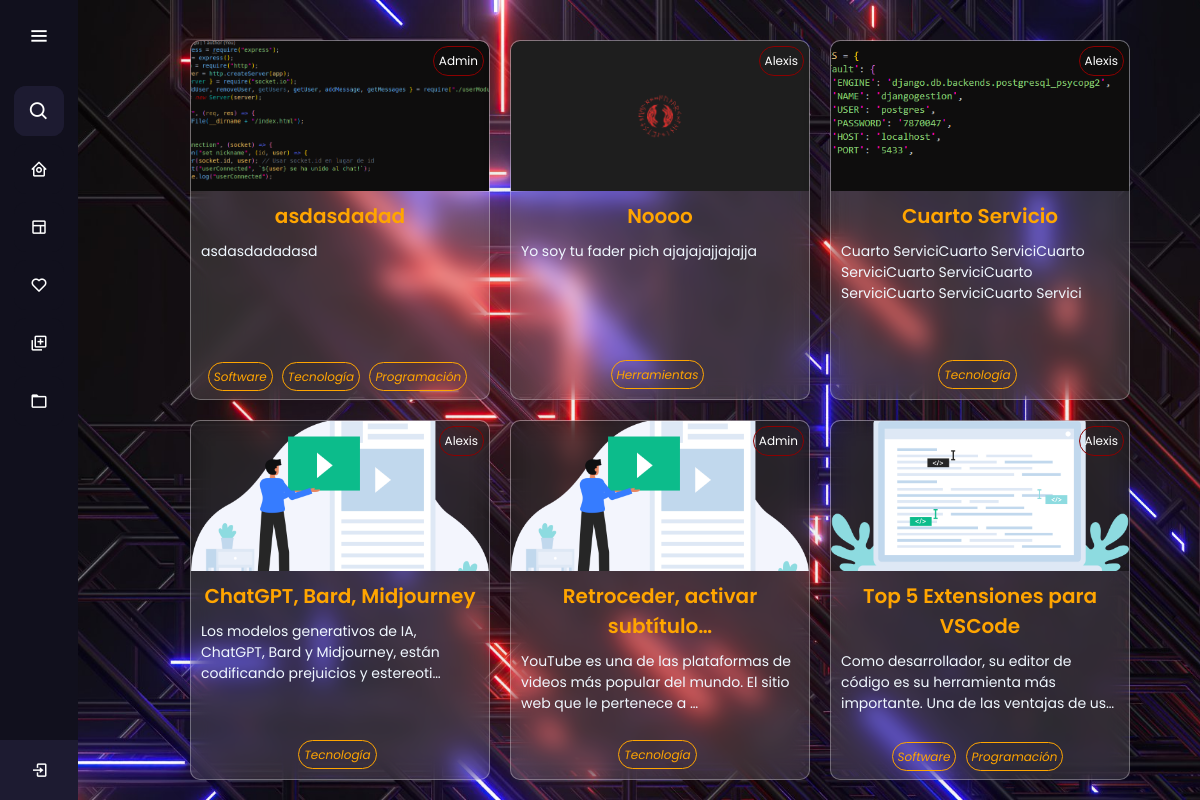
Screenshot of /blog/ with the database file from the repository.
### blog_app/models.py (models this page shows, shortened)
class Post(models.Model):
    titulo = models.CharField(max_length=50)
    contenido = models.TextField()
    imagen = models.ImageField(upload_to='post', null=True)
    autor = models.ForeignKey(User, on_delete=models.CASCADE)
    categoria = models.ManyToManyField(Categoria)
    created = models.DateTimeField(auto_now_add=True)
    updated = models.DateTimeField(auto_now_add=True)
    class Meta:
        verbose_name = 'post'
        verbose_name_plural = 'posts'

class Categoria(models.Model):
    nombre = models.CharField(max_length=50)
    created = models.DateTimeField(auto_now_add=True)
    updated = models.DateTimeField(auto_now_add=True)
    class Meta:
        verbose_name = 'categoria'
        verbose_name_plural = 'categorias'

### blog_app/views.py (the view)
# urls.py: path('blog/', views.blog, name='Blog'),
def blog (request):
    view_name='Blog'
    context = {
        "blog_css":"blog_app/css/blog.css",
    }
    posts = Post.objects.all().order_by('-created')
    return render(request,'blog_app/blog.html',{'view_name':view_name,'context':context,'posts':posts})

### blog_app/context_processor.py (called while the page is built)
def categorias_context_processor(request):
    categorias = Categoria.objects.all()
    return {'categorias': categorias}

### blog_app/templates/blog_app/blog.html (shortened to what this page needs)
{% extends './base.html' %}
{% load static %}
{% block css_file %}
    <link href="{% static context.blog_css %}" rel="stylesheet">
{% endblock %}
{% block content %}
    <div id="postsContainer">
        {% for post in posts %}
                <div id="containerPost">
                    <div id="headerPost">
                        <span id="autorPost">{{ post.autor }}</span>
                        <img src="{{ post.imagen.url }}" alt="{{ post.titulo }}" class="card_img">
                    </div>
                    <div id="bodyPost">
                        <a href="#" ><h2 id="titlePost">{{ post.titulo|truncatechars:30 }}</h2></a>
                        <p id="contentPost">{{ post.contenido|truncatechars:100 }}</p>
                    </div>
                    <div id="footerPost">
                        <div id="categoriaContainer" >
                        {% for categorias in post.categoria.all|slice:":3" %}
                            <a href="#" ><span id="categoria">{{ categorias.nombre }}</span></a>
                            {% endfor %}
                        </div>
                    </div>
                </div>
        {% endfor %}
    </div>
{% endblock %}

### blog_app/templates/blog_app/base.html (shortened to what this page needs)
{% load static %}
<html>
  <head>
    <link href="{% static 'blog_app/css/side_bar.css' %}" rel="stylesheet">
    <link href='https://unpkg.com/boxicons@2.0.7/css/boxicons.min.css' rel='stylesheet'>
    <link rel="stylesheet" href="{% static 'blog_app/css/base.css' %}">
    {% block css_file %}{% endblock %}
  </head>
  <body>
    {% include 'blog_app/widgets/side_bar_menu.html' %}
    {% block content %}
    {% endblock %}
  </body>
</html>

### blog_app/templates/blog_app/widgets/side_bar_menu.html (shortened to what this page needs)
<div class="sidebar">
    <div class="logo-details">
        <i class='bx bx-menu' id="btn" ></i>
    </div>
    <ul class="nav-list">
        <li>
            <i class='bx bx-search' ></i>
        </li>
        <li>
            <a href="{% url 'Home' %}">
                <i class='bx bx-home-circle' ></i>
            </a>
        </li>
        <li>
            <a href="{% url 'Blog' %}">
                <i class='bx bx-layout' ></i>
            </a>
        </li>
        <li>
            <a href="#">
                <i class='bx bx-heart' ></i>
            </a>
            </li>
        <li>
        <a href="#">
            <i class='bx bx-add-to-queue'></i>
        </a>
        </li>
        <li>
        <a href="#">
            <i class='bx bx-folder' ></i>
        </a>
        </li>
        {%if user.is_authenticated %}
        <li class="profile">
            <div class="profile-details">
            <div class="name_job">
                <div class="job">Bienvenido</div>
                <div class="name">{{user.username}}</div>
            </div>
            </div>
            <i class='bx bx-log-out' id="log_out" ></i>
        </li>
        {% else %}
        <li class="profile">
            <div class="profile-details">
            <div class="name_job">
                <div class="job">Registrarse</div>
                <div class="name">Iniciar sesión</div>
            </div>
            </div>
            <i class='bx bx-log-in' id="log_out" ></i>
        </li>
        {% endif %}
    </ul>
</div>

### blog_app/static/blog_app/css/side_bar.css (style rules this page uses)
* { margin: 0; padding: 0; box-sizing: border-box; font-family: "Poppins" , sans-serif; }
.sidebar { position: fixed; left: 0; top: 0; height: 100%; width: 78px; background: #11101D; padding: 6px 14px; z-index: 99; transition: all 0.5s ease; }
.sidebar .logo-details { height: 60px; display: flex; align-items: center; position: relative; }
.sidebar .logo-details #btn { position: absolute; top: 50%; right: 0; transform: translateY(-50%); font-size: 22px; transition: all 0.4s ease; font-size: 23px; text-align: center; cursor: pointer; transition: all 0.5s ease; }
.sidebar i { color: #fff; height: 60px; min-width: 50px; font-size: 28px; text-align: center; line-height: 60px; }
.sidebar .nav-list { margin-top: 20px; height: 100%; }
.sidebar li { position: relative; margin: 8px 0; list-style: none; }
.sidebar .bx-search { position: absolute; top: 50%; left: 0; transform: translateY(-50%); font-size: 22px; background: #1d1b31; color: #FFF; }
.sidebar li a { display: flex; width: 100%; border-radius: 12px; align-items: center; text-decoration: none; transition: all 0.4s ease; background: #11101D; }
.sidebar li i { height: 50px; line-height: 50px; font-size: 18px; border-radius: 12px; }
.sidebar li.profile { position: fixed; height: 60px; width: 78px; left: 0; bottom: -8px; padding: 10px 14px; background: #1d1b31; transition: all 0.5s ease; overflow: hidden; }
.sidebar li .profile-details { display: flex; align-items: center; flex-wrap: nowrap; }
.sidebar li.profile .name, .sidebar li.profile .job { font-size: 15px; font-weight: 400; color: #fff; white-space: nowrap; }
.sidebar li.profile .job { font-size: 12px; }
.sidebar .profile #log_out { position: absolute; top: 50%; right: 0; transform: translateY(-50%); background: #1d1b31; width: 100%; height: 60px; line-height: 60px; border-radius: 0px; transition: all 0.5s ease; }

### blog_app/static/blog_app/css/base.css (style rules this page uses)
body { background: url("../img/home_bg.jpg"); background-attachment: fixed; background-position: center; background-size: cover; margin:auto; width:100%; height:100%; background-color:bisque; display: flex; }

### blog_app/static/blog_app/css/blog.css (style rules this page uses)
#postsContainer { display: flex; flex-wrap: wrap; justify-content: center; margin-top: 30px; margin-bottom: 50px; margin-left: 120px; }
#containerPost { width: 300px; height: 360px; margin: 10px; background: rgba(255, 255, 255, 0.12); border-radius: 10px; box-shadow: 0 4px 30px rgba(0, 0, 0, 0.1); backdrop-filter: blur(10.9px); -webkit-backdrop-filter: blur(10.9px); border: 1px solid rgba(255, 255, 255, 0.3); overflow: hidden; position: relative; }
#headerPost { position: relative; width: auto; height: 150px; background: rgba(0, 0, 0, 0.521); backdrop-filter: blur(13px); -webkit-backdrop-filter: blur(13px); overflow: hidden; }
#autorPost { position: absolute; top: 5px; right: 5px; border-radius: 15px; color: white; font-size: 12px; border: solid rgb(141, 0, 0) 1px; background-color: transparent; padding: 5px; margin: 0; z-index: 1; }
#headerPost img { width: 100%; height: 100%; object-fit: cover; position: absolute; top: 0; left: 0; }
#bodyPost { padding: 10px; height: 160px; }
#bodyPost a { text-decoration: none; }
#titlePost { text-decoration: none; color:orange; font-size: 20px; font-weight: 600; margin-bottom: 10px; text-align: center; }
#contentPost { color: aliceblue; font-size: 14px; font-weight: 400; margin-bottom: 10px; }
#footerPost { width: 100%; display: flex; justify-content: center; margin-bottom: 10px; font-size: 14px; font-style: italic; font-weight: 400; padding: 5px ; text-align: center; }
#categoriaContainer { display: inline; margin: 0; padding: 10px; }
#categoriaContainer a { display: contents; position: absolute; font-size: 12px; bottom: 10px; text-decoration: none; }
#categoria { width: 35px; height: 25px; color: orange; background-color: transparent; border: solid orange 1px; padding: 5px; border-radius: 20px; text-align: center; margin-right: 5px; }

### rows the page displays
Post: autor "Admin", imagen (picture), titulo "asdasdadad", contenido "asdasdadadasd"
Categoria: nombre "Software"
Categoria: nombre "Tecnología"
Categoria: nombre "Programación"
Post: autor "Alexis", imagen (picture), titulo "Noooo", contenido "Yo soy tu fader pich ajajajajjajajja"
Categoria: nombre "Herramientas"
Post: autor "Alexis", imagen (picture), titulo "Cuarto Servicio", contenido "Cuarto ServiciCuarto ServiciCuarto ServiciCuarto ServiciCuarto ServiciCuarto ServiciCuarto Servici"
Post: autor "Alexis", imagen (picture), titulo "ChatGPT, Bard, Midjourney", contenido "Los modelos generativos de IA, ChatGPT, Bard y Midjourney, están codificando prejuicios y estereoti…"
Post: autor "Admin", imagen (picture), titulo "Retroceder, activar subtítulo…", contenido "YouTube es una de las plataformas de videos más popular del mundo. El sitio web que le pertenece a …"
Post: autor "Alexis", imagen (picture), titulo "Top 5 Extensiones para VSCode", contenido "Como desarrollador, su editor de código es su herramienta más importante. Una de las ventajas de us…"
